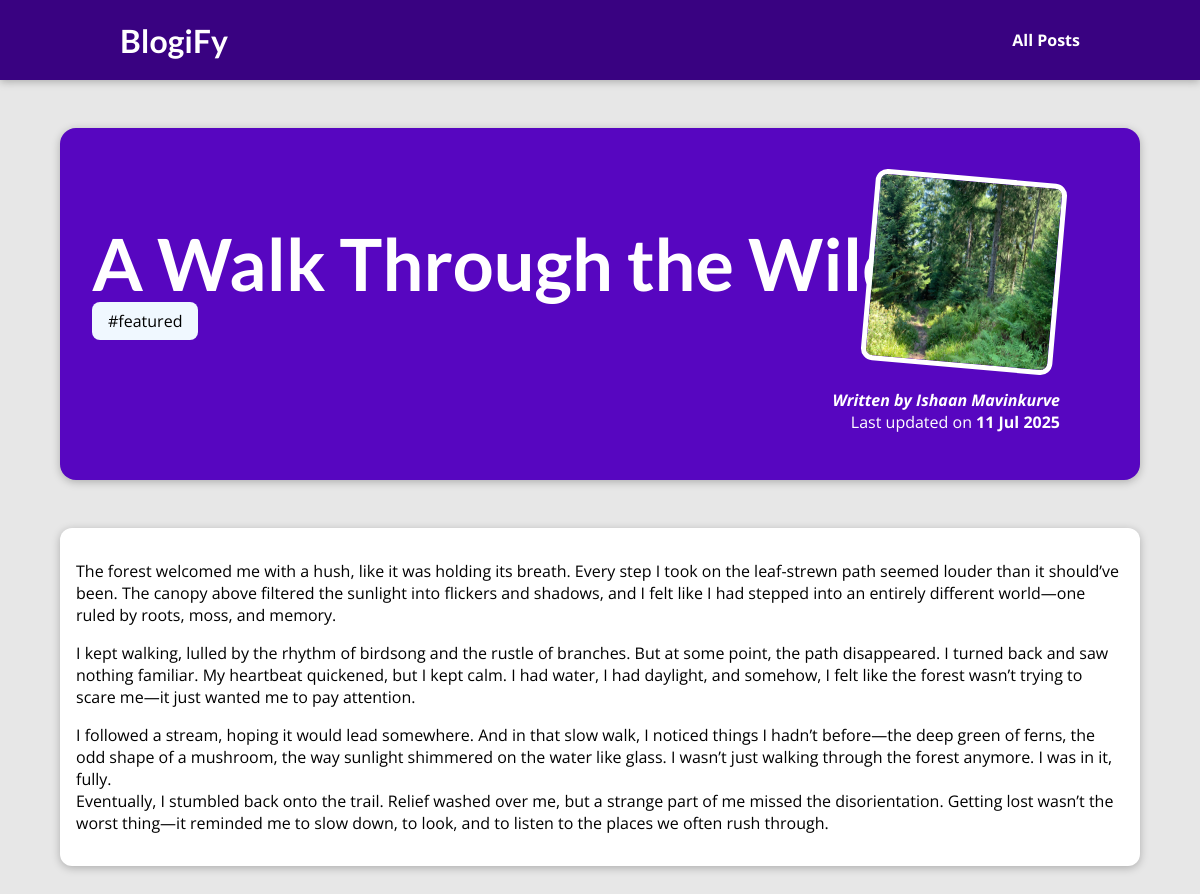
Screenshot of /posts/lost-in-the-forest with the database file from the repository.
### blog/models.py (models this page shows, shortened)
class Post(models.Model):
    title = models.CharField(max_length=100)
    excerpt = models.CharField(max_length=500)
    image_name = models.CharField(max_length=100) #to be changed
    date = models.DateField(auto_now=True)
    slug = models.SlugField(unique=True, db_index=True)
    content = models.TextField(validators = [MinLengthValidator(10)])
    author = models.ForeignKey(Author, on_delete=models.SET_NULL, null=True, related_name="posts")
    tags = models.ManyToManyField(Tag)

class Tag(models.Model):
    caption = models.CharField(max_length=20)

class Author(models.Model):
    first_name = models.CharField(max_length=100)
    last_name = models.CharField(max_length=100)
    email_address = models.EmailField()
    def __str__(self):
        return f"{self.first_name} {self.last_name}"

### blog/views.py (the view)
# urls.py: path("posts/<slug:slug>", views.singleBlog, name="singlepost")
def singleBlog(request, slug):
    identified_post = get_object_or_404(Post, slug=slug)
    return render(request, "blog/singlepost.html", {
        "post" : identified_post,
        "tags": identified_post.tags.all()
    })

### blog/templates/blog/singlepost.html (shortened to what this page needs)
{% extends "base.html" %}
{%load static%}
{% block css_files %}
<link rel="stylesheet" href="{%static "blog/post-detail.css"%}" />
{% endblock %}
{% block content %}
<section id="summary">
    <h2>{{post.title}}</h2>
    <div>
        {% for tag in tags %}
        <span class="tag">#{{tag.caption}}</span>
        {%endfor%}
    </div>
    <article>
        <img src="{% static "blog/images/"|add:post.image_name %}" alt="Post {{post.title}}" />
        <address><a href="mailto:{{post.author.email_address}}">Written by {{post.author}}</a></address>
        <div>
            Last updated on <time>{{post.date|date:"d M Y"}}</time>
        </div>
</section>
<main>
    {{post.content|linebreaks}}
</main>
{% endblock%}

### static/app.css (style rules this page uses)
* { box-sizing: border-box; }
html { font-family: 'Open Sans', 'Lato', sans-serif; }
body { margin: 0; }
h1, h2, h3 { font-family: 'Lato', sans-serif; font-weight: bold; }

### blog/static/blog/post-detail.css (style rules this page uses)
body { background-color: #e7e7e7; }
#summary { margin: 8rem auto 3rem auto; padding: 2rem; width: 90%; max-width: 90rem; border-radius: 16px; background-color: #5706c0; position: relative; box-shadow: 0 2px 8px rgba(0, 0, 0, 0.25); height: 22rem; }
#summary h2 { color: white; font-size: 4.5rem; margin-bottom: 0.25rem; }
.tag { background-color: aliceblue; padding: 0.5rem 1rem; border-radius: 8px; }
#summary article { position: absolute; top: 2rem; right: 3rem; padding: 1rem 2rem; border-radius: 12px; text-align: right; color: white; }
#summary article img { width: 12rem; height: 12rem; border-radius: 12px; transform: rotateZ(5deg); border: 5px solid white; margin-bottom: 1rem; }
#summary address { font-weight: bold; }
#summary time { font-weight: bold; }
#summary a { color: white; text-decoration: none; }
main { width: 90%; max-width: 90rem; margin: 3rem auto; background-color: white; padding: 1rem; border-radius: 12px; box-shadow: 0 2px 8px rgba(0, 0, 0, 0.25); }

### rows the page displays
Post: title "A Walk Through the Wild", image_name (picture), author "Ishaan Mavinkurve", date "11 Jul 2025", content "The forest welcomed me with a hush, like it was holding its breath. Every step I took on the leaf-strewn path seemed louder than it should’ve been. The canopy above filtered the sunlight into flickers and shadows, and I felt like I had stepped into an entirely different world—one ruled by roots, moss, and memory. I kept walking, lulled by the rhythm of birdsong and the rustle of branches. But at some point, the path disappeared. I turned back and saw nothing familiar. My heartbeat quickened, but I kept calm. I had water, I had daylight, and somehow, I felt like the forest wasn’t trying to scare me—it just wanted me to pay attention. I followed a stream, hoping it would lead somewhere. And…"
Tag: caption "featured"
